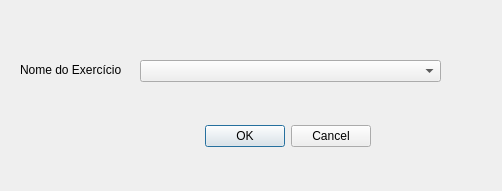
<?xml version="1.0" encoding="UTF-8"?>
<ui version="4.0">
 <class>removerExercicio</class>
 <widget class="QDialog" name="removerExercicio">
  <property name="geometry">
   <rect>
    <x>0</x>
    <y>0</y>
    <width>502</width>
    <height>191</height>
   </rect>
  </property>
  <property name="windowTitle">
   <string>Dialog</string>
  </property>
  <widget class="QDialogButtonBox" name="buttonBox">
   <property name="geometry">
    <rect>
     <x>30</x>
     <y>120</y>
     <width>341</width>
     <height>32</height>
    </rect>
   </property>
   <property name="orientation">
    <enum>Qt::Horizontal</enum>
   </property>
   <property name="standardButtons">
    <set>QDialogButtonBox::Cancel|QDialogButtonBox::Ok</set>
   </property>
  </widget>
  <widget class="QComboBox" name="comboBox">
   <property name="geometry">
    <rect>
     <x>140</x>
     <y>60</y>
     <width>301</width>
     <height>22</height>
    </rect>
   </property>
  </widget>
  <widget class="QLabel" name="label">
   <property name="geometry">
    <rect>
     <x>20</x>
     <y>60</y>
     <width>111</width>
     <height>20</height>
    </rect>
   </property>
   <property name="text">
    <string>Nome do Exercício</string>
   </property>
  </widget>
 </widget>
 <resources/>
 <connections>
  <connection>
   <sender>buttonBox</sender>
   <signal>accepted()</signal>
   <receiver>removerExercicio</receiver>
   <slot>accept()</slot>
   <hints>
    <hint type="sourcelabel">
     <x>248</x>
     <y>254</y>
    </hint>
    <hint type="destinationlabel">
     <x>157</x>
     <y>274</y>
    </hint>
   </hints>
  </connection>
  <connection>
   <sender>buttonBox</sender>
   <signal>rejected()</signal>
   <receiver>removerExercicio</receiver>
   <slot>reject()</slot>
   <hints>
    <hint type="sourcelabel">
     <x>316</x>
     <y>260</y>
    </hint>
    <hint type="destinationlabel">
     <x>286</x>
     <y>274</y>
    </hint>
   </hints>
  </connection>
 </connections>
</ui>
